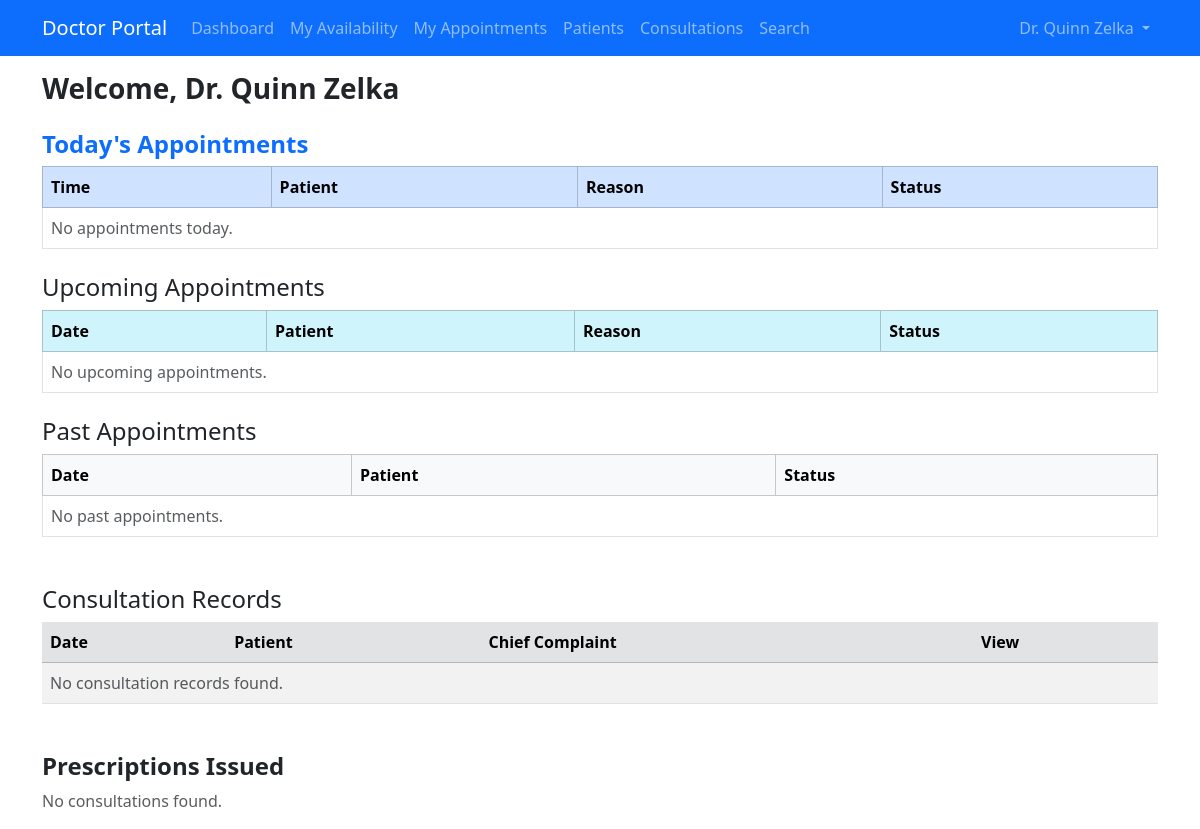
Page /doctor/doctor_dashboard/ (signed in) on the earlier database version.
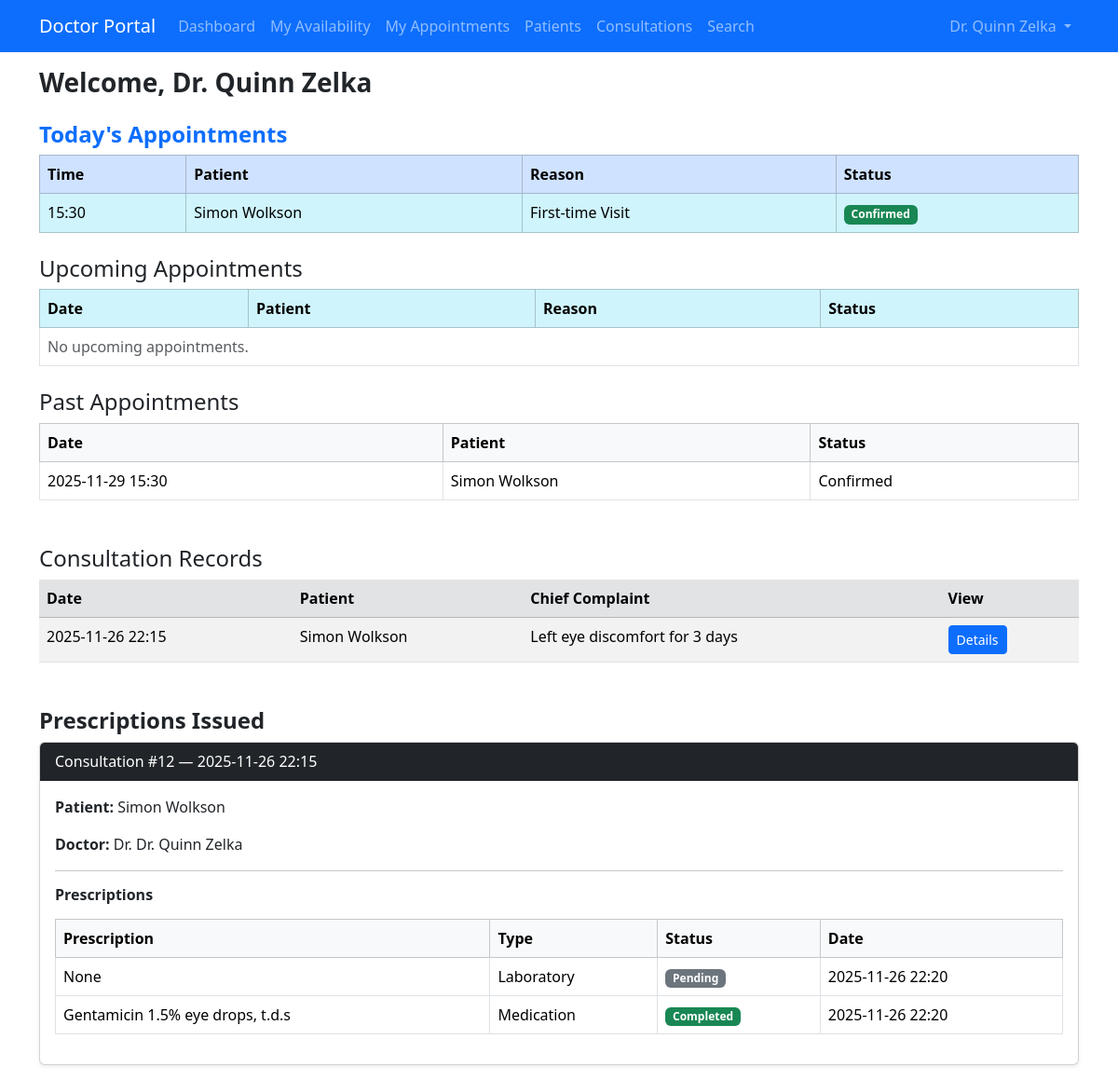
Same page on the later database version.
### appointment/models.py (models this page shows, shortened)
class Appointment(models.Model):
    STATUS_CHOICES = [
        ('pending', 'Pending'),
        ('confirmed', 'Confirmed'),
        ('cancelled', 'Cancelled'),
        ('completed', 'Completed'),
        ('due', 'Due'),
    ]
    REASON_CHOICES = [
        ('first_time', 'First-time Visit'),
        ('follow_up', 'Follow-up'),
        ('referral', 'Referral')
    ]
    patient = models.ForeignKey(Patient, on_delete=models.CASCADE)
    doctor = models.ForeignKey(Doctor, on_delete=models.CASCADE)
    appointed_datetime = models.DateTimeField()
    status = models.CharField(max_length=10, choices=STATUS_CHOICES, default='pending')
    visit_reason = models.CharField(max_length=20, choices=REASON_CHOICES)
    cancellation_reason = models.TextField(blank=True, null=True)
    cancelled_by = models.CharField(max_length=10, blank=True, null=True)  # 'doctor' or 'patient'
    notes = models.TextField(blank=True, null=True)
    created_at = models.DateTimeField(auto_now_add=True)
    deleted_at = models.DateTimeField(blank=True, null=True)

### patient/models.py (models this page shows, shortened)
class Patient(models.Model):
    TITLES = [
        ('mr', 'Mr'),
        ('mrs', 'Mrs'),
        ('mss', 'Miss'),
        ('ms', 'Ms'),
        ('dr', 'Dr'),
    ]
    GENDER_CHOICES = [
        ('M', 'Male'),
        ('F', 'Female'),
        ('O', 'Other'),
        ('P', 'Prefer not to say'),
    ]
    MARITAL_STATUS_CHOICES = [
        ('M', 'Married'),
        ('U', 'Unmarried'),
        ('P', 'Prefer not to say'),
    ]
    STATUS_CHOICES = [
        ('active', 'Active'),
        ('inactive', 'Inactive'),
    ]
    title = models.CharField(max_length=10, choices=TITLES, blank=True, null=True)
    fname = models.CharField(max_length=64)
    lname = models.CharField(max_length=64)
    date_of_birth = models.DateField(blank=True, null=True)
    gender = models.CharField(max_length=20, choices=GENDER_CHOICES, blank=True, null=True)
    marital_status = models.CharField(max_length=20, choices=MARITAL_STATUS_CHOICES, blank=True, null=True)
    phone = models.CharField(max_length=20, blank=True, null=True)
    email = models.EmailField(max_length=64,unique=True)
    address = models.TextField(blank=True, null=True)
    password = models.CharField(max_length=128)
    status = models.CharField(max_length=10, choices=STATUS_CHOICES, default='active')
    created_at = models.DateTimeField(auto_now_add=True)
    updated_at = models.DateTimeField(auto_now=True)
    def __str__(self):
        return f"{self.fname} {self.lname}"

### consultation/models.py (models this page shows, shortened)
class Consultation(models.Model):
    STATUS_CHOICE = [
        ('active','Active'),
        ('inactive', 'Inactive'),
    ]
    appointment = models.ForeignKey(Appointment, on_delete=models.CASCADE)
    doctor = models.ForeignKey(Doctor, on_delete=models.CASCADE)
    chief_comp = models.CharField()
    present_ill = models.TextField(blank=True, null=True)
    past_med = models.TextField(blank=True, null=True)
    past_sur = models.TextField(blank=True, null=True)
    medica_his = models.TextField(blank=True, null=True)
    og_his = models.TextField(blank=True, null=True)
    fam_his = models.TextField(blank=True, null=True)
    soc_his = models.TextField(blank=True, null=True)
    phy_exam = models.TextField(blank=True, null=True)
    diag = models.TextField(blank=True, null=True)
    notes = models.TextField(blank=True, null=True)
    status = models.CharField(max_length=15, choices=STATUS_CHOICE, default='active')
    created_at = models.DateTimeField(auto_now_add=True)
    updated_at = models.DateTimeField(default=timezone.now)
    is_locked = models.BooleanField(default=False)      # Locked after prescription
    is_edited = models.BooleanField(default=False)      # Has been modified before
    last_edited_at = models.DateTimeField(null=True, blank=True)  # Timestamp

class Prescription(models.Model):
    STATUS_CHOICES = [
        ('pending', 'Pending'),
        ('processing', 'Processing'),
        ('completed', 'Completed'),
    ]
    prescription_type = models.ForeignKey(PrescriptionType, on_delete=models.CASCADE)
    consultation = models.ForeignKey(Consultation, on_delete=models.CASCADE)
    prescription = models.TextField()
    status = models.CharField(max_length=20, choices=STATUS_CHOICES, default='pending')
    created_at = models.DateTimeField(auto_now_add=True)
    updated_at = models.DateTimeField(auto_now=True)

class PrescriptionType(models.Model):
    TYPE_CHOICES = [
        ('laboratory', 'Laboratory'),
        ('medication','Medication'),
    ]
    prescription_type = models.CharField(max_length=30, choices=TYPE_CHOICES, default='medication')
    created_at = models.DateTimeField(auto_now_add=True)
    updated_at = models.DateTimeField(auto_now=True)

### doctor/models.py (models this page shows)
class Doctor(models.Model):
    STATUS_CHOICES = [
        ('active', 'Active'),
        ('inactive', 'Inactive')
    ]
    user = models.OneToOneField(User, on_delete=models.CASCADE, null=True, blank=True)
    department = models.ForeignKey(Department, on_delete=models.CASCADE, related_name="doctors")
    fname = models.CharField(max_length=64)
    lname = models.CharField(max_length=64)
    license = models.CharField(max_length=20, unique=True)
    specialisation = models.CharField(max_length=64)
    email = models.EmailField(max_length=64, unique=True)
    phone = models.CharField(max_length=20)
    address = models.TextField(max_length=500)
    password = models.CharField(max_length=128, default='@User123')
    status = models.CharField(max_length=10, choices=STATUS_CHOICES, default="active")
    created_at = models.DateTimeField(auto_now_add=True)
    updated_at = models.DateTimeField(auto_now=True)
    class Meta:
        verbose_name = 'Doctor'
        verbose_name_plural = 'Doctors'
    def __str__(self):
        return f'Dr. {self.fname} {self.lname}'

### doctor/views.py (the view)
# urls.py: path('doctor_dashboard/',views.doctor_dashboard,name="doctor_dashboard"),
@doctor_login_required
def doctor_dashboard(request):
    doctor = request.doctor
    today = timezone.now()
    now = timezone.now()
    today_start = now.replace(hour=0, minute=0, second=0, microsecond=0)
    today_end = now.replace(hour=23, minute=59, second=59, microsecond=999999)
    today_appointments = Appointment.objects.filter(
        doctor=doctor,
        appointed_datetime__range=[today_start, today_end]
    ).order_by('appointed_datetime')
    upcoming_appointments = Appointment.objects.filter(
        doctor=doctor,
        appointed_datetime__gte=today,
        status__in=['pending', 'confirmed']
    ).order_by('appointed_datetime')
    past_appointments = Appointment.objects.filter(
        doctor=doctor,
        appointed_datetime__lt=today
    ).order_by('-appointed_datetime')
    consultations = Consultation.objects.filter(
        doctor=doctor
    ).select_related('appointment__patient').order_by('-created_at')
    for c in consultations:
        c.prescriptions = Prescription.objects.filter(consultation=c)
    return render(request, 'doctor/doctor_dashboard.html', {
        'today_appointments': today_appointments,
        'doctor': doctor,
        'upcoming_appointments': upcoming_appointments,
        'past_appointments': past_appointments,
        'consultations': consultations,
    })

### doctor/templates/doctor/doctor_dashboard.html (shortened to what the changed rows need)
{% extends 'appointment/base.html' %}
{% block content %}
    <h3 class="fw-bold mb-4">Welcome, Dr. {{ doctor.fname }} {{ doctor.lname }}</h3>
    <h4 class="mt-4 text-primary fw-bold">Today's Appointments</h4>
    <table class="table table-bordered table-hover">
        <thead class="table-primary">
            <tr>
                <th>Time</th>
                <th>Patient</th>
                <th>Reason</th>
                <th>Status</th>
            </tr>
        </thead>
        <tbody>
            {% for appt in today_appointments %}
            <tr class="table-info">
                <td>{{ appt.appointed_datetime|date:"H:i" }}</td>
                <td>{{ appt.patient }}</td>
                <td>{{ appt.get_visit_reason_display }}</td>
                <td>
                    <span class="badge
                        {% if appt.status == 'confirmed' %} bg-success
                        {% elif appt.status == 'pending' %} bg-warning text-dark
                        {% else %} bg-secondary
                        {% endif %}
                    ">
                        {{ appt.get_status_display }}
                    </span>
                </td>
            </tr>
            {% empty %}
            <tr><td colspan="4" class="text-muted">No appointments today.</td></tr>
            {% endfor %}
        </tbody>
    </table>
    <h4 class="mt-4">Upcoming Appointments</h4>
    <table class="table table-bordered table-hover">
        <thead class="table-info">
            <tr>
                <th>Date</th>
                <th>Patient</th>
                <th>Reason</th>
                <th>Status</th>
            </tr>
        </thead>
        <tbody>
        </tbody>
    </table>
     <h4 class="mt-4">Past Appointments</h4>
    <table class="table table-bordered">
        <thead class="table-light">
            <tr>
                <th>Date</th>
                <th>Patient</th>
                <th>Status</th>
            </tr>
        </thead>
        <tbody>
            {% for appt in past_appointments %}
            <tr>
                <td>{{ appt.appointed_datetime|date:"Y-m-d H:i" }}</td>
                <td>{{ appt.patient }}</td>
                <td>{{ appt.get_status_display }}</td>
            </tr>
            {% empty %}
            <tr><td colspan="3" class="text-muted">No past appointments.</td></tr>
            {% endfor %}
        </tbody>
    </table>
    <h4 class="mt-5">Consultation Records</h4>
    <table class="table table-striped">
        <thead class="table-secondary">
            <tr>
                <th>Date</th>
                <th>Patient</th>
                <th>Chief Complaint</th>
                <th>View</th>
            </tr>
        </thead>
        <tbody>
            {% for c in consultations %}
            <tr>
                <td>{{ c.created_at|date:"Y-m-d H:i" }}</td>
                <td>{{ c.appointment.patient }}</td>
                <td>{{ c.chief_comp|truncatewords:6 }}</td>
                <td>
                    <a href="{% url 'consultation:edit_consultation' c.id %}" class="btn btn-sm btn-primary">
                        Details
                    </a>
                </td>
            </tr>
            {% empty %}
            <tr><td colspan="4" class="text-muted">No consultation records found.</td></tr>
            {% endfor %}
        </tbody>
    </table>
   <h4 class="mt-5 fw-bold">Prescriptions Issued</h4>
    {% if consultations %}
        {% for c in consultations %}
            <div class="card mb-3 shadow-sm">
                <div class="card-header bg-dark text-white">
                    Consultation #{{ c.id }} — {{ c.created_at|date:"Y-m-d H:i" }}
                </div>
                <div class="card-body">
                    <p><strong>Patient:</strong> {{ c.appointment.patient }}</p>
                    <p><strong>Doctor:</strong> Dr. {{ c.doctor }}</p>
                    <hr>
                    <h6 class="fw-bold">Prescriptions</h6>
                    {% if c.prescriptions %}
                        <table class="table table-bordered mt-3">
                            <thead class="table-light">
                                <tr>
                                    <th>Prescription</th>
                                    <th>Type</th>
                                    <th>Status</th>
                                    <th>Date</th>
                                </tr>
                            </thead>
                            <tbody>
                                {% for p in c.prescriptions %}
                                <tr>
                                    <td>{{ p.prescription }}</td>
                                    <td>
                                        {{ p.prescription_type.prescription_type|capfirst }}
                                    </td>
                                    <td>
                                        {% if p.status == 'completed' %}
                                            <span class="badge bg-success">Completed</span>
                                        {% elif p.status == 'processing' %}
                                            <span class="badge bg-warning text-dark">Processing</span>
                                        {% else %}
                                            <span class="badge bg-secondary">Pending</span>
                                        {% endif %}
                                    </td>
                                    <td>{{ p.created_at|date:"Y-m-d H:i" }}</td>
                                </tr>
                                {% endfor %}
                            </tbody>
                        </table>
                    {% else %}
                        <p class="text-muted">No prescriptions for this consultation.</p>
                    {% endif %}
                </div>
            </div>
        {% endfor %}
    {% else %}
        <p class="text-muted">No consultations found.</p>
    {% endif %}
{% endblock %}

Differences in the rows shown:
added Appointment: appointed_datetime "15:30", patient "Simon Wolkson", visit_reason "First-time Visit", status "Confirmed", appointed_datetime "2025-11-29 15:30"
added Consultation: created_at "2025-11-26 22:15", appointment.patient "Simon Wolkson", chief_comp "Left eye discomfort for 3 days", id "12", doctor "Dr. Quinn Zelka"
added Prescription: prescription "None", prescription_type.prescription_type "Laboratory", status "Pending", created_at "2025-11-26 22:20"
added Prescription: prescription "Gentamicin 1.5% eye drops, t.d.s", prescription_type.prescription_type "Medication", status "Completed", created_at "2025-11-26 22:20"
Other differences:
text no longer shown: "No appointments today. No past appointments. No consultation records found. No consultations found."
